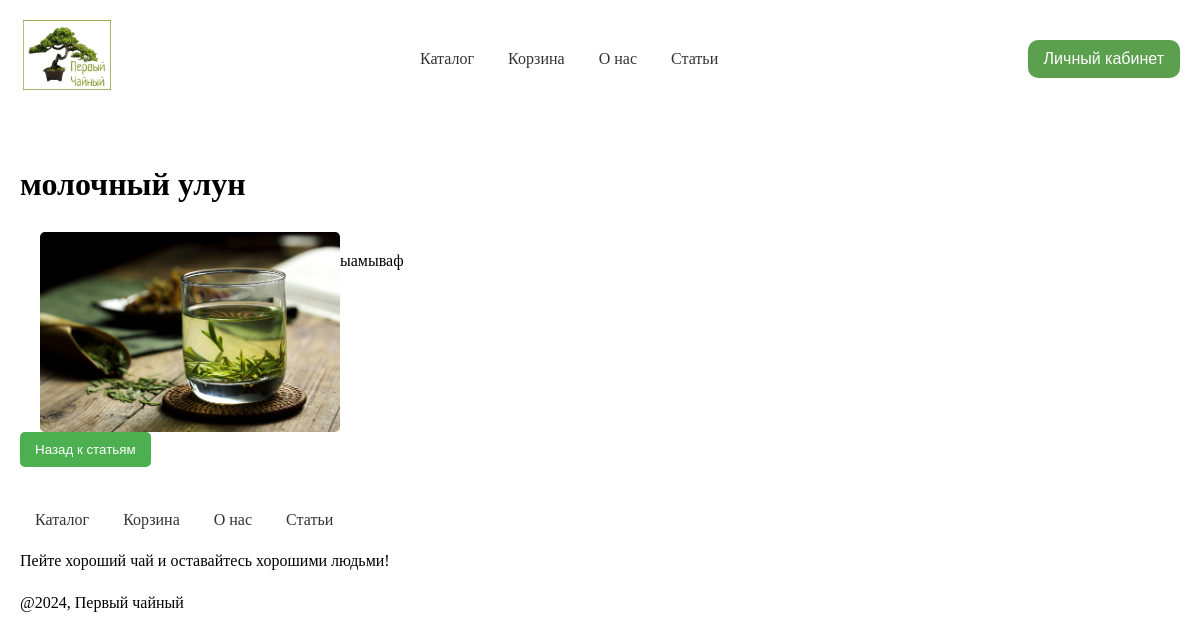
Page /states/2 on the earlier database version.
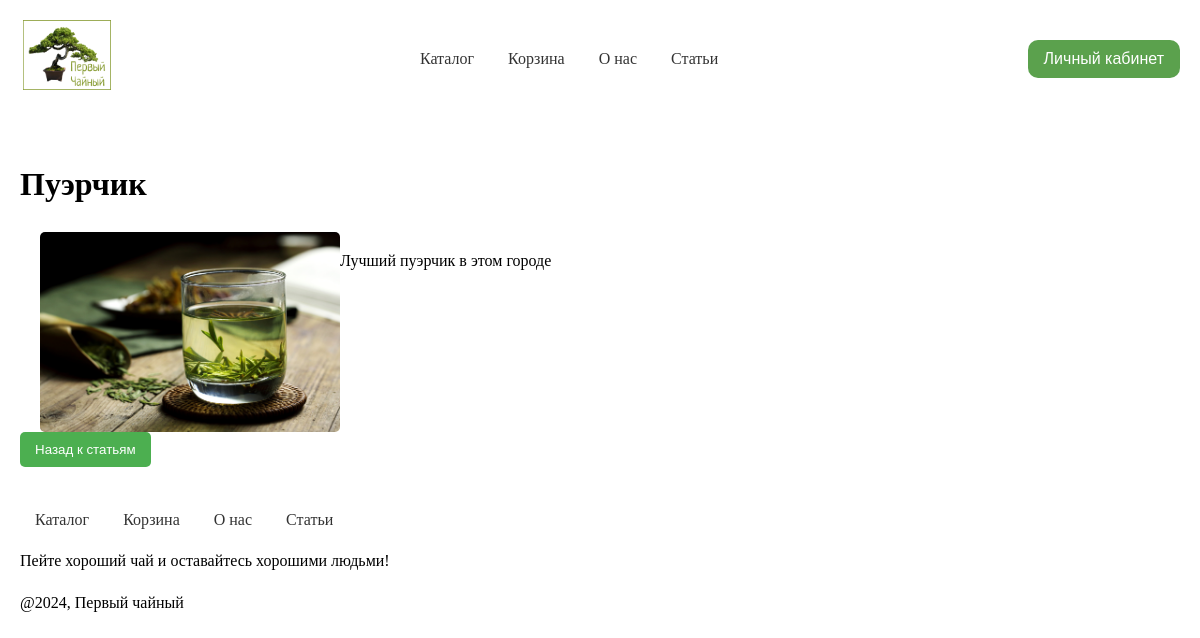
Same page on the later database version.
### models/states.py (models this page shows, shortened)
class State(db.Model):
    __tablename__ = "states"
    id = db.Column(Integer, primary_key=True)
    title = db.Column(String, nullable=False)
    content = db.Column(String, nullable=False)
    image_url = db.Column(String, nullable=True)

### routers/states.py (the view)
@states_bp.route("/states/<int:state_id>")
def read_state(state_id):
    state = State.query.get(state_id)
    if state is None:
        return jsonify({"message": "Статья не найдена"}), 404
    return render_template('states/state_detail.html', state=state)

### templates/states/state_detail.html (shortened to what this page needs)
{% extends "catalog/base.html" %}
{% block content %}
        <h1>{{ state.title }}</h1>
<div class="article-container">
        <img src="../static/images/{{ state.image_url }}.jpg" alt="{{ state.title }}" class="article-image">
        <div class="article-content">
            <p>{{ state.content }}</p>
        </div>
</div>
    <a href="/states"><button type="submit" class="btncart">Назад к статьям</button></a>
{% endblock %}

Differences in the rows shown:
changed State: title "молочный улун" → "Пуэрчик"; content "ыамываф" → "Лучший пуэрчик в этом городе"
